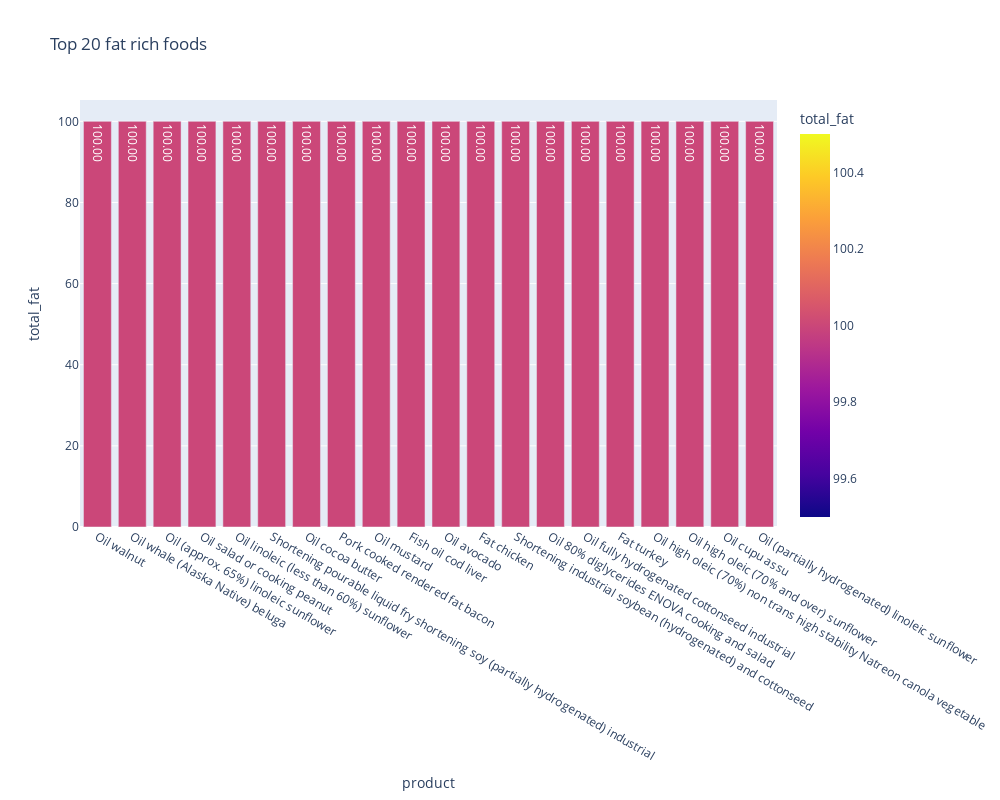

Notebook code for this chart:
### Markdown cell above
# Food with highest Fat in Overall

### Code cell
fat_rich= nutrients.sort_values(by='total_fat', ascending= False)
top_20 = fat_rich.head(20)
fig = px.bar(top_20, x='product', y='total_fat', color='total_fat', title='Top 20 fat rich foods', width=1000, height=800, text = 'total_fat', text_auto = '.2f')
fig.show()

### Figure 1 — Plotly figure (JSON) as saved in the notebook; plotly's stock layout.template omitted (floating-point values rounded to 4 significant figures)
{"data": [{"hovertemplate": "product=%{x}<br>total_fat=%{marker.color}<extra></extra>", "legendgroup": "", "marker": {"color": [100.0, 100.0, 100.0, 100.0, 100.0, 100.0, 100.0, 100.0, 100.0, 100.0, 100.0, 100.0, 100.0, 100.0, 100.0, 100.0, 100.0, 100.0, 100.0, 100.0], "coloraxis": "coloraxis", "pattern": {"shape": ""}}, "name": "", "orientation": "v", "showlegend": false, "text": [100.0, 100.0, 100.0, 100.0, 100.0, 100.0, 100.0, 100.0, 100.0, 100.0, 100.0, 100.0, 100.0, 100.0, 100.0, 100.0, 100.0, 100.0, 100.0, 100.0], "textposition": "auto", "texttemplate": "%{y:.2f}", "type": "bar", "x": ["Oil walnut", "Oil whale (Alaska Native) beluga", "Oil (approx. 65%) linoleic sunflower", "Oil salad or cooking peanut", "Oil linoleic (less than 60%) sunflower", "Shortening pourable liquid fry shortening soy (partially hydrogenated) industrial", "Oil cocoa butter", "Pork cooked rendered fat bacon", "Oil mustard", "Fish oil cod liver", "Oil avocado", "Fat chicken", "Shortening industrial soybean (hydrogenated) and cottonseed", "Oil 80% diglycerides ENOVA cooking and salad", "Oil fully hydrogenated cottonseed industrial", "Fat turkey", "Oil high oleic (70%) non trans high stability Natreon canola vegetable", "Oil high oleic (70% and over) sunflower", "Oil cupu assu", "Oil (partially hydrogenated) linoleic sunflower"], "xaxis": "x", "y": [100.0, 100.0, 100.0, 100.0, 100.0, 100.0, 100.0, 100.0, 100.0, 100.0, 100.0, 100.0, 100.0, 100.0, 100.0, 100.0, 100.0, 100.0, 100.0, 100.0], "yaxis": "y"}], "layout": {"barmode": "relative", "coloraxis": {"colorbar": {"title": {"text": "total_fat"}}, "colorscale": [[0, "#0d0887"], [0.1111, "#46039f"], [0.2222, "#7201a8"], [0.3333, "#9c179e"], [0.4444, "#bd3786"], [0.5556, "#d8576b"], [0.6667, "#ed7953"], [0.7778, "#fb9f3a"], [0.8889, "#fdca26"], [1, "#f0f921"]]}, "height": 800, "legend": {"tracegroupgap": 0}, "title": {"text": "Top 20 fat rich foods"}, "width": 1000, "xaxis": {"anchor": "y", "domain": [0, 1], "title": {"text": "product"}}, "yaxis": {"anchor": "x", "domain": [0, 1], "title": {"text": "total_fat"}}}}
